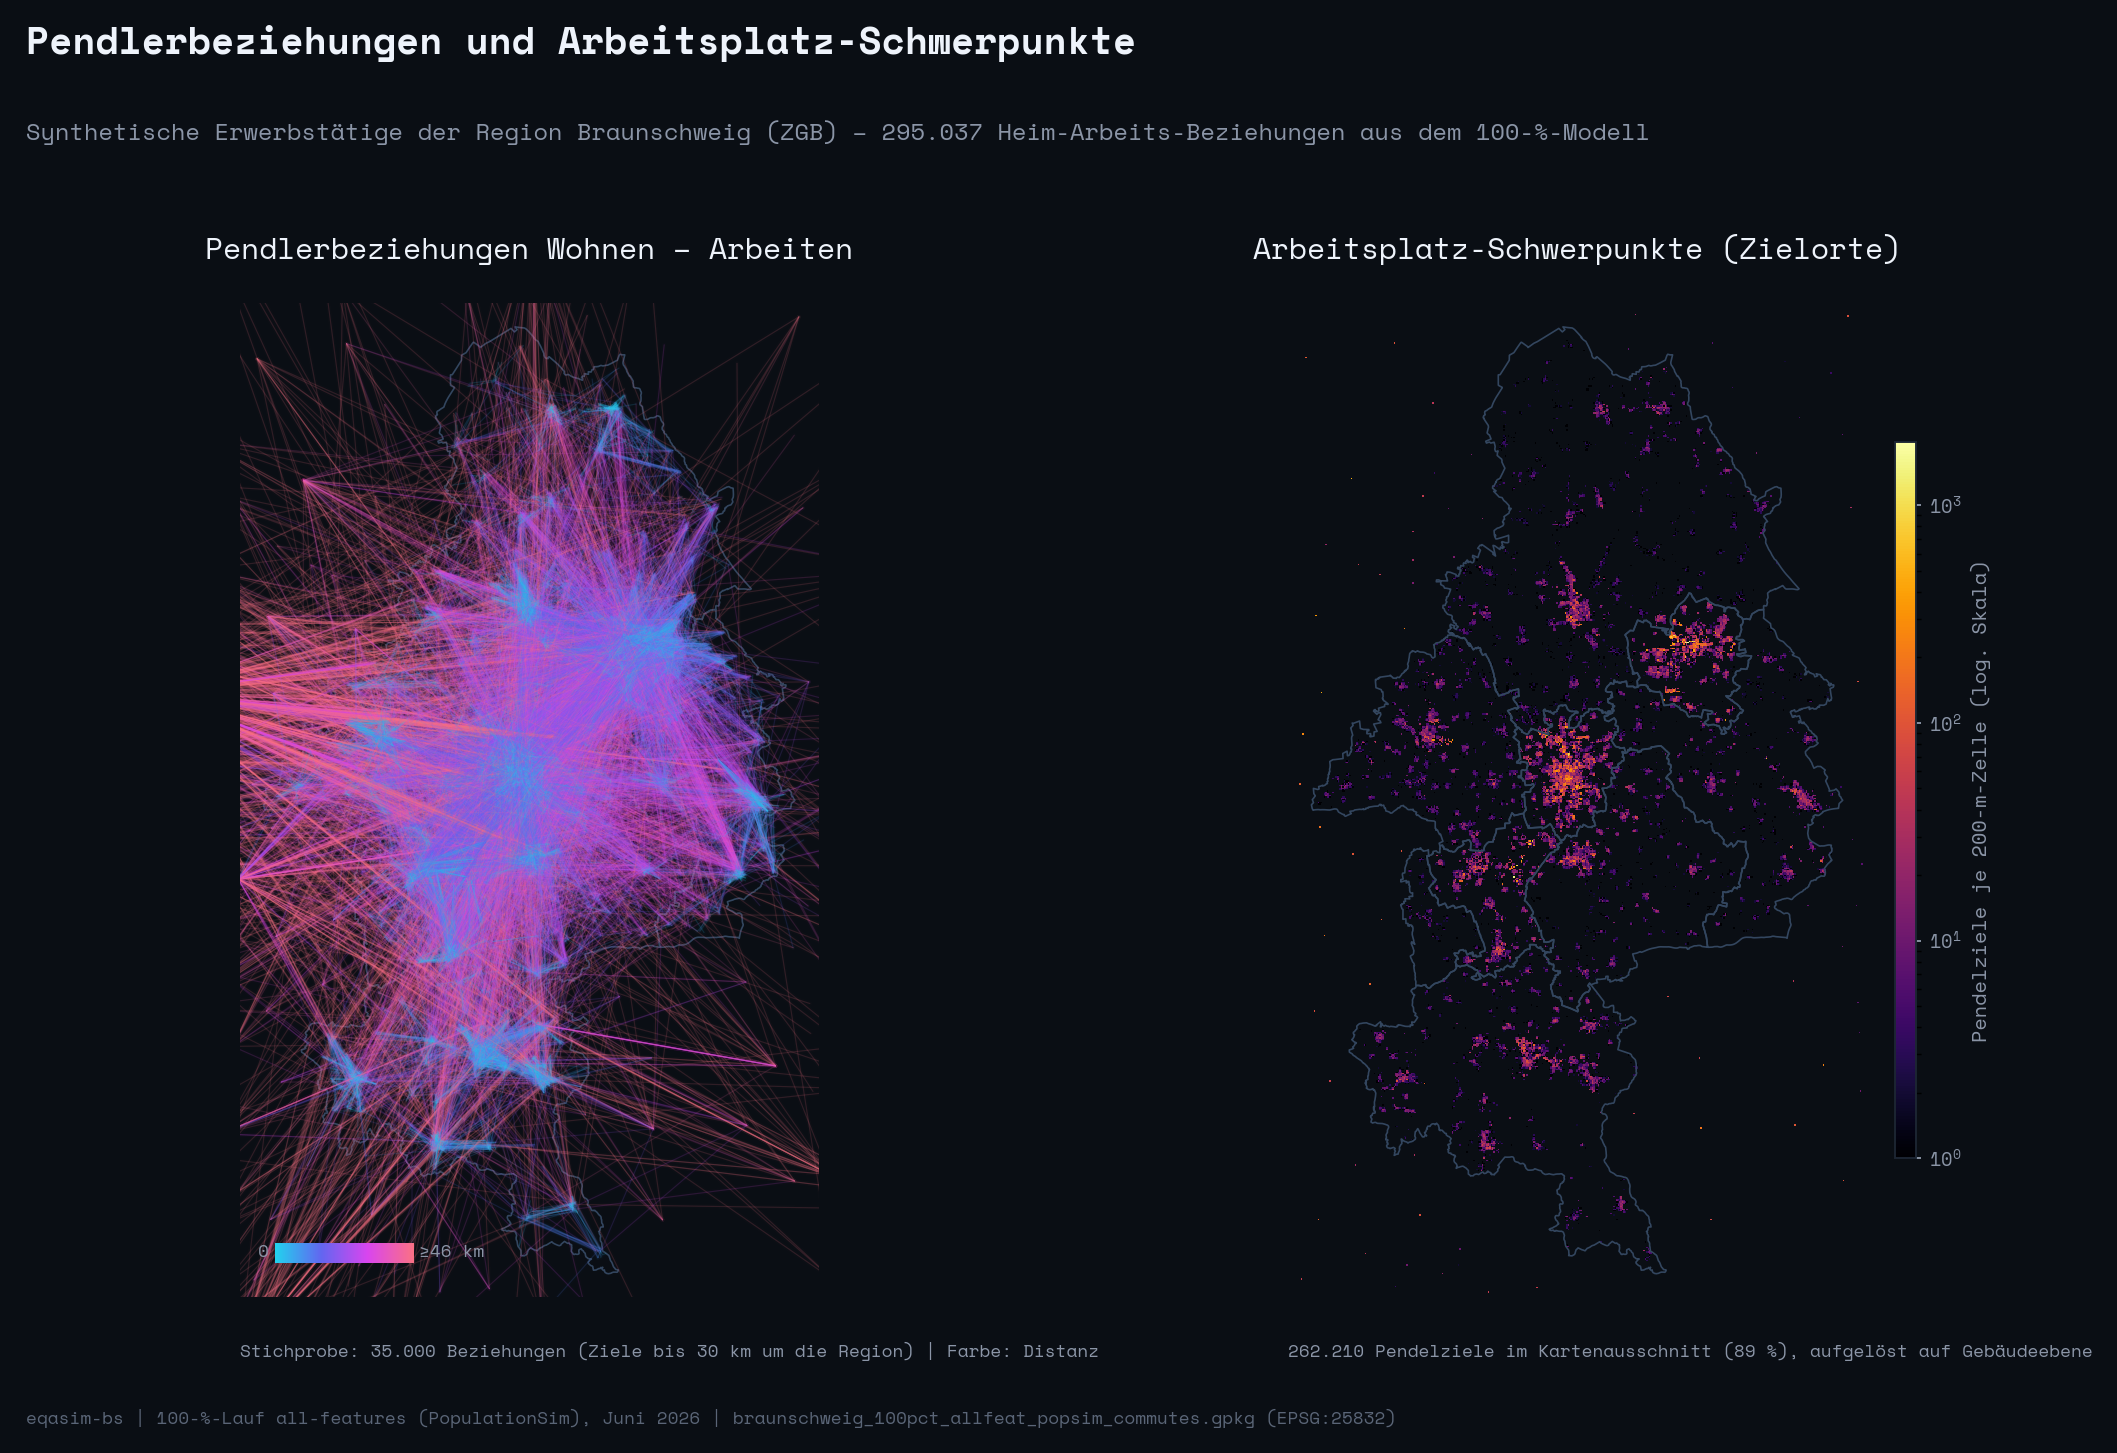

Source code (Python):
# -*- coding: utf-8 -*-
"""Figure B4: commute desire lines + workplace density (two-panel dark map).

Data: braunschweig_100pct_allfeat_popsim_commutes.gpkg (100% all-features
PopulationSim run, exported 2026-06-30). LineStrings home -> work, EPSG:25832
(CRS tag missing in file, set explicitly as documented for this export).
Left: glowing desire-line web (35k sample, destinations in/near the region).
Right: 2D histogram (200 m bins) of commute destination endpoints (workplaces),
inferno + LogNorm. Same extent both panels.
"""
from pathlib import Path

import matplotlib
matplotlib.use("Agg")
import matplotlib.font_manager as fm
import matplotlib.pyplot as plt
import numpy as np
import geopandas as gpd
import shapely
from matplotlib.collections import LineCollection
from matplotlib.colors import LinearSegmentedColormap, LogNorm, Normalize

BG = "#0a0e14"
TITLE_COL = "#eef3fb"
SUB_COL = "#8b95a7"
CREDIT_COL = "#5a6577"
KREIS_EDGE = "#33465f"
CRS_METRIC = "EPSG:25832"
RNG = np.random.default_rng(42)

COMMUTES = Path("C:/Users/bienzeisler/Downloads/popsim_100pct_results/output_bs_100pct_allfeat_popsim/braunschweig_100pct_allfeat_popsim_commutes.gpkg")
KREIS = Path("C:/Users/bienzeisler/Downloads/popsim_100pct_results/output_bs_100pct_allfeat_popsim/simwrapper/kreis_socio.geojson")
OUT = Path(__file__).resolve().parent / "fig_b4_commute.png"

# ---- fonts -----------------------------------------------------------------
FONT_DIR = Path("c:/Users/bienzeisler/Documents/GitHub/eqasim-bs/braunschweig/analysis/poster/fonts")
FONT = "DejaVu Sans Mono"
for ttf in sorted(FONT_DIR.glob("SpaceMono-*.ttf")):
    fm.fontManager.addfont(str(ttf))
    FONT = fm.FontProperties(fname=str(ttf)).get_name()
plt.rcParams["font.family"] = FONT

# ---- data ------------------------------------------------------------------
print("loading commutes ...", flush=True)
gdf = gpd.read_file(COMMUTES)
if gdf.crs is None:
    gdf = gdf.set_crs(CRS_METRIC)
geom = gdf.geometry.values
x0 = shapely.get_x(shapely.get_point(geom, 0))
y0 = shapely.get_y(shapely.get_point(geom, 0))
x1 = shapely.get_x(shapely.get_point(geom, -1))
y1 = shapely.get_y(shapely.get_point(geom, -1))
n_total = len(x0)
print(f"  commutes: {n_total:,}", flush=True)

kreis = gpd.read_file(KREIS).to_crs(CRS_METRIC)
kxmin, kymin, kxmax, kymax = kreis.total_bounds
pad = 0.025 * max(kxmax - kxmin, kymax - kymin)
xmin, xmax = kxmin - pad, kxmax + pad
ymin, ymax = kymin - pad, kymax + pad

dist_km = np.hypot(x1 - x0, y1 - y0) / 1000.0
inside_dest = (x1 >= xmin) & (x1 <= xmax) & (y1 >= ymin) & (y1 <= ymax)
print(f"  destinations inside region extent: {inside_dest.sum():,} "
      f"({100.0 * inside_dest.mean():.1f}%)", flush=True)

# ---- left panel data: 35k line sample --------------------------------------
# Keep commutes whose destination lies within the extent + 30 km buffer, so
# near-region out-commuting (e.g. Hannover) still shows as edge rays while
# rare long-haul streaks (Berlin, Hamburg ...) do not dominate the web.
BUF_M = 30000.0
near = ((x1 >= xmin - BUF_M) & (x1 <= xmax + BUF_M) &
        (y1 >= ymin - BUF_M) & (y1 <= ymax + BUF_M))
print(f"  destinations in/near region (+30 km): {near.sum():,} "
      f"({100.0 * near.mean():.1f}%)", flush=True)
near_idx = np.flatnonzero(near)
N_LINES = 35000
idx = RNG.choice(near_idx, min(N_LINES, len(near_idx)), replace=False)
segs = np.stack(
    [np.column_stack([x0[idx], y0[idx]]), np.column_stack([x1[idx], y1[idx]])],
    axis=1,
)
seg_km = dist_km[idx]
cmap_lines = LinearSegmentedColormap.from_list(
    "commute", ["#22d3ee", "#6366f1", "#d946ef", "#fb7185"]
)
vmax_km = float(np.percentile(seg_km, 95))
norm_lines = Normalize(vmin=0.0, vmax=vmax_km)
line_colors = cmap_lines(norm_lines(np.clip(seg_km, 0, vmax_km)))
print(f"  line sample: {len(segs):,}, colour vmax = {vmax_km:.1f} km", flush=True)

# ---- right panel data: destination 2D histogram, 200 m bins ----------------
BIN_M = 200.0
bx = np.arange(xmin, xmax + BIN_M, BIN_M)
by = np.arange(ymin, ymax + BIN_M, BIN_M)
H, _, _ = np.histogram2d(x1[inside_dest], y1[inside_dest], bins=[bx, by])
Hm = np.ma.masked_less(H.T, 1.0)
cmap_dens = plt.get_cmap("inferno").copy()
cmap_dens.set_bad(BG)
cmap_dens.set_under(BG)
print(f"  max workplaces per 200m cell: {H.max():.0f}", flush=True)

# ---- figure ----------------------------------------------------------------
fig, axes = plt.subplots(1, 2, figsize=(13.0, 8.6), dpi=170)
fig.patch.set_facecolor(BG)
fig.subplots_adjust(left=0.02, right=0.95, top=0.775, bottom=0.095, wspace=0.04)

for ax in axes:
    ax.set_facecolor(BG)
    ax.set_xlim(xmin, xmax)
    ax.set_ylim(ymin, ymax)
    ax.set_aspect("equal")
    ax.set_axis_off()

# LEFT: desire lines ----------------------------------------------------------
axL = axes[0]
kreis.plot(ax=axL, facecolor="none", edgecolor=KREIS_EDGE, linewidth=0.7, zorder=1)
axL.add_collection(LineCollection(segs, colors=line_colors, linewidths=2.0,
                                  alpha=0.012, zorder=2, capstyle="round"))
axL.add_collection(LineCollection(segs, colors=line_colors, linewidths=0.5,
                                  alpha=0.15, zorder=3, capstyle="round"))
axL.set_title("Pendlerbeziehungen Wohnen – Arbeiten", fontsize=12.5,
              color=TITLE_COL, pad=9, loc="center")
axL.text(0.0, -0.045,
         "Stichprobe: 35.000 Beziehungen (Ziele bis 30 km um die Region) | Farbe: Distanz",
         transform=axL.transAxes, fontsize=7.5, color=SUB_COL, ha="left", va="top")

# small inline gradient legend for line length (bottom-left inside the map box)
axLeg = axL.inset_axes([0.06, 0.035, 0.24, 0.020])
axLeg.imshow(np.linspace(0, 1, 256).reshape(1, -1), aspect="auto", cmap=cmap_lines)
axLeg.set_axis_off()
axL.text(0.05, 0.045, "0", transform=axL.transAxes, fontsize=7.5,
         color=SUB_COL, ha="right", va="center")
axL.text(0.31, 0.045, f"≥{vmax_km:.0f} km", transform=axL.transAxes,
         fontsize=7.5, color=SUB_COL, ha="left", va="center")

# RIGHT: workplace density ------------------------------------------------------
axR = axes[1]
im = axR.imshow(Hm, extent=(bx[0], bx[-1], by[0], by[-1]), origin="lower",
                cmap=cmap_dens, norm=LogNorm(vmin=1, vmax=Hm.max()),
                interpolation="nearest", zorder=2)
kreis.plot(ax=axR, facecolor="none", edgecolor=KREIS_EDGE, linewidth=0.7, zorder=3)
axR.set_title("Arbeitsplatz-Schwerpunkte (Zielorte)", fontsize=12.5,
              color=TITLE_COL, pad=9, loc="center")
axR.text(0.0, -0.045,
         "262.210 Pendelziele im Kartenausschnitt (89 %), aufgelöst auf Gebäudeebene",
         transform=axR.transAxes, fontsize=7.5, color=SUB_COL, ha="left", va="top")

cax = axR.inset_axes([1.05, 0.14, 0.035, 0.72])
cb = fig.colorbar(im, cax=cax)
cb.outline.set_edgecolor("#1d2633")
cb.ax.tick_params(colors=SUB_COL, labelsize=8, length=2)
cb.set_label("Pendelziele je 200-m-Zelle (log. Skala)", color=SUB_COL, fontsize=8.5)

# ---- headings / credit --------------------------------------------------------
fig.text(0.02, 0.965, "Pendlerbeziehungen und Arbeitsplatz-Schwerpunkte",
         fontsize=16, color=TITLE_COL, ha="left", va="top", fontweight="bold")
fig.text(0.02, 0.90,
         "Synthetische Erwerbstätige der Region Braunschweig (ZGB) – "
         "295.037 Heim-Arbeits-Beziehungen aus dem 100-%-Modell",
         fontsize=10, color=SUB_COL, ha="left", va="top")
fig.text(0.02, 0.006,
         "eqasim-bs | 100-%-Lauf all-features (PopulationSim), Juni 2026 | "
         "braunschweig_100pct_allfeat_popsim_commutes.gpkg (EPSG:25832)",
         fontsize=7.5, color=CREDIT_COL, ha="left", va="bottom")

fig.savefig(OUT, dpi=170, facecolor=BG, bbox_inches="tight", pad_inches=0.15)
print(f"saved {OUT}", flush=True)
